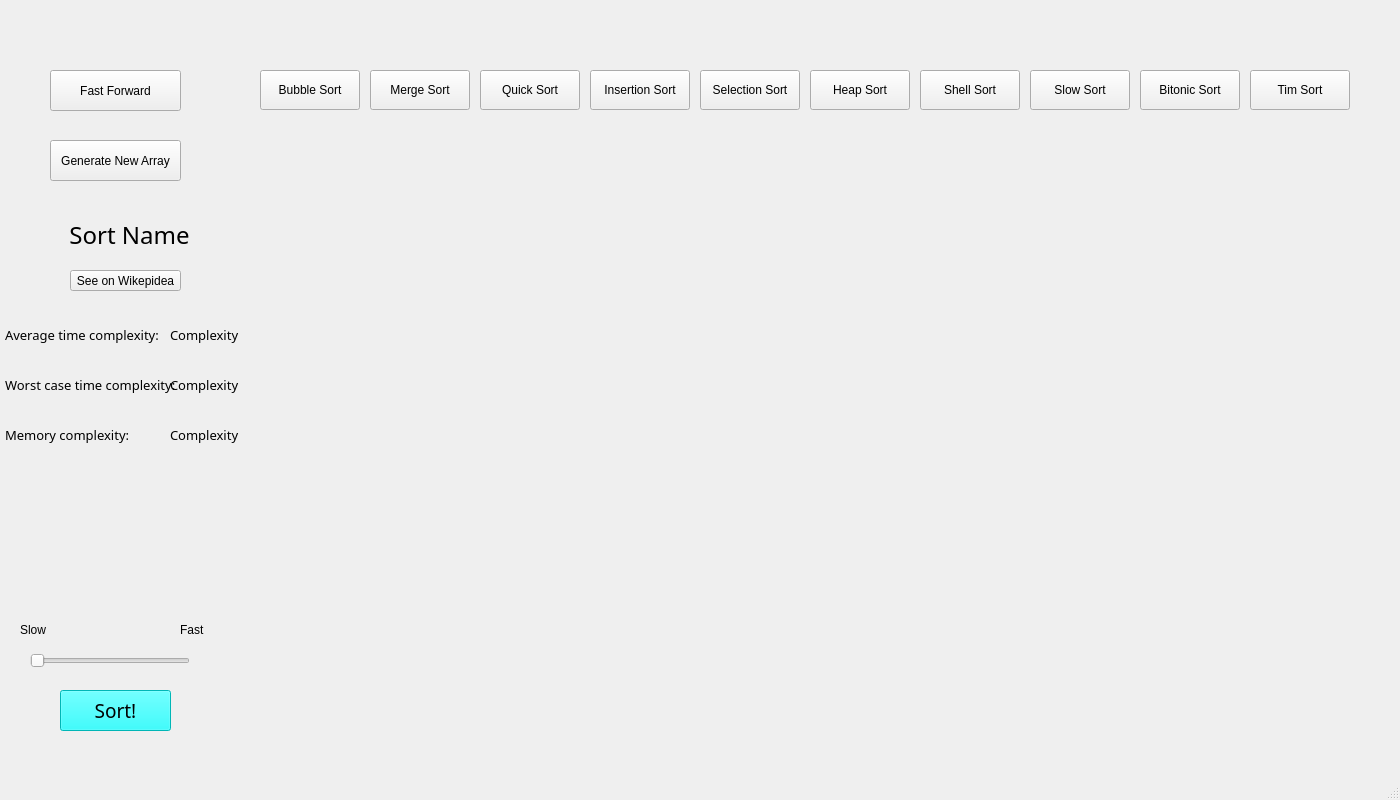
<?xml version="1.0" encoding="UTF-8"?>
<ui version="4.0">
 <class>MainWindow</class>
 <widget class="QMainWindow" name="MainWindow">
  <property name="geometry">
   <rect>
    <x>0</x>
    <y>0</y>
    <width>1400</width>
    <height>800</height>
   </rect>
  </property>
  <property name="windowTitle">
   <string>Sort Visualizer</string>
  </property>
  <widget class="QWidget" name="centralwidget">
   <widget class="QWidget" name="wLay" native="true">
    <property name="geometry">
     <rect>
      <x>260</x>
      <y>140</y>
      <width>1121</width>
      <height>609</height>
     </rect>
    </property>
   </widget>
   <widget class="QPushButton" name="newArrButton">
    <property name="geometry">
     <rect>
      <x>50</x>
      <y>140</y>
      <width>131</width>
      <height>41</height>
     </rect>
    </property>
    <property name="text">
     <string>Generate New Array</string>
    </property>
   </widget>
   <widget class="QPushButton" name="BubbleSort">
    <property name="geometry">
     <rect>
      <x>260</x>
      <y>70</y>
      <width>100</width>
      <height>40</height>
     </rect>
    </property>
    <property name="text">
     <string>Bubble Sort</string>
    </property>
   </widget>
   <widget class="QPushButton" name="MergeSort">
    <property name="geometry">
     <rect>
      <x>370</x>
      <y>70</y>
      <width>100</width>
      <height>40</height>
     </rect>
    </property>
    <property name="text">
     <string>Merge Sort</string>
    </property>
   </widget>
   <widget class="QPushButton" name="QuickSort">
    <property name="geometry">
     <rect>
      <x>480</x>
      <y>70</y>
      <width>100</width>
      <height>40</height>
     </rect>
    </property>
    <property name="text">
     <string>Quick Sort</string>
    </property>
   </widget>
   <widget class="QPushButton" name="InsertionSort">
    <property name="geometry">
     <rect>
      <x>590</x>
      <y>70</y>
      <width>100</width>
      <height>40</height>
     </rect>
    </property>
    <property name="text">
     <string>Insertion Sort</string>
    </property>
   </widget>
   <widget class="QPushButton" name="SelectionSort">
    <property name="geometry">
     <rect>
      <x>700</x>
      <y>70</y>
      <width>100</width>
      <height>40</height>
     </rect>
    </property>
    <property name="text">
     <string>Selection Sort</string>
    </property>
   </widget>
   <widget class="QLabel" name="SortName">
    <property name="geometry">
     <rect>
      <x>39</x>
      <y>210</y>
      <width>181</width>
      <height>50</height>
     </rect>
    </property>
    <property name="font">
     <font>
      <family>Malgun Gothic Semilight</family>
      <pointsize>18</pointsize>
      <weight>50</weight>
      <bold>false</bold>
     </font>
    </property>
    <property name="text">
     <string>Sort Name</string>
    </property>
    <property name="alignment">
     <set>Qt::AlignCenter</set>
    </property>
   </widget>
   <widget class="QPushButton" name="Sort">
    <property name="geometry">
     <rect>
      <x>60</x>
      <y>690</y>
      <width>111</width>
      <height>41</height>
     </rect>
    </property>
    <property name="palette">
     <palette>
      <active>
       <colorrole role="WindowText">
        <brush brushstyle="SolidPattern">
         <color alpha="255">
          <red>0</red>
          <green>0</green>
          <blue>0</blue>
         </color>
        </brush>
       </colorrole>
       <colorrole role="Button">
        <brush brushstyle="SolidPattern">
         <color alpha="255">
          <red>0</red>
          <green>255</green>
          <blue>255</blue>
         </color>
        </brush>
       </colorrole>
       <colorrole role="Light">
        <brush brushstyle="SolidPattern">
         <color alpha="255">
          <red>0</red>
          <green>255</green>
          <blue>255</blue>
         </color>
        </brush>
       </colorrole>
       <colorrole role="Midlight">
        <brush brushstyle="SolidPattern">
         <color alpha="255">
          <red>0</red>
          <green>255</green>
          <blue>255</blue>
         </color>
        </brush>
       </colorrole>
       <colorrole role="Dark">
        <brush brushstyle="SolidPattern">
         <color alpha="255">
          <red>0</red>
          <green>255</green>
          <blue>255</blue>
         </color>
        </brush>
       </colorrole>
       <colorrole role="Mid">
        <brush brushstyle="SolidPattern">
         <color alpha="255">
          <red>0</red>
          <green>255</green>
          <blue>255</blue>
         </color>
        </brush>
       </colorrole>
       <colorrole role="Text">
        <brush brushstyle="SolidPattern">
         <color alpha="255">
          <red>0</red>
          <green>0</green>
          <blue>0</blue>
         </color>
        </brush>
       </colorrole>
       <colorrole role="BrightText">
        <brush brushstyle="SolidPattern">
         <color alpha="255">
          <red>0</red>
          <green>255</green>
          <blue>255</blue>
         </color>
        </brush>
       </colorrole>
       <colorrole role="ButtonText">
        <brush brushstyle="SolidPattern">
         <color alpha="255">
          <red>0</red>
          <green>0</green>
          <blue>0</blue>
         </color>
        </brush>
       </colorrole>
       <colorrole role="Base">
        <brush brushstyle="SolidPattern">
         <color alpha="255">
          <red>0</red>
          <green>255</green>
          <blue>255</blue>
         </color>
        </brush>
       </colorrole>
       <colorrole role="Window">
        <brush brushstyle="SolidPattern">
         <color alpha="255">
          <red>0</red>
          <green>255</green>
          <blue>255</blue>
         </color>
        </brush>
       </colorrole>
       <colorrole role="Shadow">
        <brush brushstyle="SolidPattern">
         <color alpha="255">
          <red>0</red>
          <green>255</green>
          <blue>255</blue>
         </color>
        </brush>
       </colorrole>
       <colorrole role="AlternateBase">
        <brush brushstyle="SolidPattern">
         <color alpha="255">
          <red>0</red>
          <green>255</green>
          <blue>255</blue>
         </color>
        </brush>
       </colorrole>
       <colorrole role="ToolTipBase">
        <brush brushstyle="SolidPattern">
         <color alpha="255">
          <red>0</red>
          <green>255</green>
          <blue>255</blue>
         </color>
        </brush>
       </colorrole>
       <colorrole role="PlaceholderText">
        <brush brushstyle="SolidPattern">
         <color alpha="128">
          <red>0</red>
          <green>0</green>
          <blue>0</blue>
         </color>
        </brush>
       </colorrole>
      </active>
      <inactive>
       <colorrole role="WindowText">
        <brush brushstyle="SolidPattern">
         <color alpha="255">
          <red>0</red>
          <green>0</green>
          <blue>0</blue>
         </color>
        </brush>
       </colorrole>
       <colorrole role="Button">
        <brush brushstyle="SolidPattern">
         <color alpha="255">
          <red>0</red>
          <green>255</green>
          <blue>255</blue>
         </color>
        </brush>
       </colorrole>
       <colorrole role="Light">
        <brush brushstyle="SolidPattern">
         <color alpha="255">
          <red>0</red>
          <green>255</green>
          <blue>255</blue>
         </color>
        </brush>
       </colorrole>
       <colorrole role="Midlight">
        <brush brushstyle="SolidPattern">
         <color alpha="255">
          <red>0</red>
          <green>255</green>
          <blue>255</blue>
         </color>
        </brush>
       </colorrole>
       <colorrole role="Dark">
        <brush brushstyle="SolidPattern">
         <color alpha="255">
          <red>0</red>
          <green>255</green>
          <blue>255</blue>
         </color>
        </brush>
       </colorrole>
       <colorrole role="Mid">
        <brush brushstyle="SolidPattern">
         <color alpha="255">
          <red>0</red>
          <green>255</green>
          <blue>255</blue>
         </color>
        </brush>
       </colorrole>
       <colorrole role="Text">
        <brush brushstyle="SolidPattern">
         <color alpha="255">
          <red>0</red>
          <green>0</green>
          <blue>0</blue>
         </color>
        </brush>
       </colorrole>
       <colorrole role="BrightText">
        <brush brushstyle="SolidPattern">
         <color alpha="255">
          <red>0</red>
          <green>255</green>
          <blue>255</blue>
         </color>
        </brush>
       </colorrole>
       <colorrole role="ButtonText">
        <brush brushstyle="SolidPattern">
         <color alpha="255">
          <red>0</red>
          <green>0</green>
          <blue>0</blue>
         </color>
        </brush>
       </colorrole>
       <colorrole role="Base">
        <brush brushstyle="SolidPattern">
         <color alpha="255">
          <red>0</red>
          <green>255</green>
          <blue>255</blue>
         </color>
        </brush>
       </colorrole>
       <colorrole role="Window">
        <brush brushstyle="SolidPattern">
         <color alpha="255">
          <red>0</red>
          <green>255</green>
          <blue>255</blue>
         </color>
        </brush>
       </colorrole>
       <colorrole role="Shadow">
        <brush brushstyle="SolidPattern">
         <color alpha="255">
          <red>0</red>
          <green>255</green>
          <blue>255</blue>
         </color>
        </brush>
       </colorrole>
       <colorrole role="AlternateBase">
        <brush brushstyle="SolidPattern">
         <color alpha="255">
          <red>0</red>
          <green>255</green>
          <blue>255</blue>
         </color>
        </brush>
       </colorrole>
       <colorrole role="ToolTipBase">
        <brush brushstyle="SolidPattern">
         <color alpha="255">
          <red>0</red>
          <green>255</green>
          <blue>255</blue>
         </color>
        </brush>
       </colorrole>
       <colorrole role="PlaceholderText">
        <brush brushstyle="SolidPattern">
         <color alpha="128">
          <red>0</red>
          <green>0</green>
          <blue>0</blue>
         </color>
        </brush>
       </colorrole>
      </inactive>
      <disabled>
       <colorrole role="WindowText">
        <brush brushstyle="SolidPattern">
         <color alpha="255">
          <red>0</red>
          <green>255</green>
          <blue>255</blue>
         </color>
        </brush>
       </colorrole>
       <colorrole role="Button">
        <brush brushstyle="SolidPattern">
         <color alpha="255">
          <red>0</red>
          <green>255</green>
          <blue>255</blue>
         </color>
        </brush>
       </colorrole>
       <colorrole role="Light">
        <brush brushstyle="SolidPattern">
         <color alpha="255">
          <red>0</red>
          <green>255</green>
          <blue>255</blue>
         </color>
        </brush>
       </colorrole>
       <colorrole role="Midlight">
        <brush brushstyle="SolidPattern">
         <color alpha="255">
          <red>0</red>
          <green>255</green>
          <blue>255</blue>
         </color>
        </brush>
       </colorrole>
       <colorrole role="Dark">
        <brush brushstyle="SolidPattern">
         <color alpha="255">
          <red>0</red>
          <green>255</green>
          <blue>255</blue>
         </color>
        </brush>
       </colorrole>
       <colorrole role="Mid">
        <brush brushstyle="SolidPattern">
         <color alpha="255">
          <red>0</red>
          <green>255</green>
          <blue>255</blue>
         </color>
        </brush>
       </colorrole>
       <colorrole role="Text">
        <brush brushstyle="SolidPattern">
         <color alpha="255">
          <red>0</red>
          <green>255</green>
          <blue>255</blue>
         </color>
        </brush>
       </colorrole>
       <colorrole role="BrightText">
        <brush brushstyle="SolidPattern">
         <color alpha="255">
          <red>0</red>
          <green>255</green>
          <blue>255</blue>
         </color>
        </brush>
       </colorrole>
       <colorrole role="ButtonText">
        <brush brushstyle="SolidPattern">
         <color alpha="255">
          <red>0</red>
          <green>255</green>
          <blue>255</blue>
         </color>
        </brush>
       </colorrole>
       <colorrole role="Base">
        <brush brushstyle="SolidPattern">
         <color alpha="255">
          <red>0</red>
          <green>255</green>
          <blue>255</blue>
         </color>
        </brush>
       </colorrole>
       <colorrole role="Window">
        <brush brushstyle="SolidPattern">
         <color alpha="255">
          <red>0</red>
          <green>255</green>
          <blue>255</blue>
         </color>
        </brush>
       </colorrole>
       <colorrole role="Shadow">
        <brush brushstyle="SolidPattern">
         <color alpha="255">
          <red>0</red>
          <green>255</green>
          <blue>255</blue>
         </color>
        </brush>
       </colorrole>
       <colorrole role="AlternateBase">
        <brush brushstyle="SolidPattern">
         <color alpha="255">
          <red>0</red>
          <green>255</green>
          <blue>255</blue>
         </color>
        </brush>
       </colorrole>
       <colorrole role="ToolTipBase">
        <brush brushstyle="SolidPattern">
         <color alpha="255">
          <red>0</red>
          <green>255</green>
          <blue>255</blue>
         </color>
        </brush>
       </colorrole>
       <colorrole role="PlaceholderText">
        <brush brushstyle="SolidPattern">
         <color alpha="128">
          <red>0</red>
          <green>0</green>
          <blue>0</blue>
         </color>
        </brush>
       </colorrole>
      </disabled>
     </palette>
    </property>
    <property name="font">
     <font>
      <family>Malgun Gothic Semilight</family>
      <pointsize>14</pointsize>
      <weight>50</weight>
      <bold>false</bold>
      <stylestrategy>PreferAntialias</stylestrategy>
     </font>
    </property>
    <property name="cursor">
     <cursorShape>ClosedHandCursor</cursorShape>
    </property>
    <property name="text">
     <string>Sort!</string>
    </property>
   </widget>
   <widget class="QSlider" name="SpeedSlider">
    <property name="geometry">
     <rect>
      <x>30</x>
      <y>650</y>
      <width>160</width>
      <height>22</height>
     </rect>
    </property>
    <property name="orientation">
     <enum>Qt::Horizontal</enum>
    </property>
   </widget>
   <widget class="QLabel" name="Slow">
    <property name="geometry">
     <rect>
      <x>20</x>
      <y>620</y>
      <width>47</width>
      <height>20</height>
     </rect>
    </property>
    <property name="text">
     <string>Slow</string>
    </property>
   </widget>
   <widget class="QLabel" name="Fast">
    <property name="geometry">
     <rect>
      <x>180</x>
      <y>620</y>
      <width>47</width>
      <height>20</height>
     </rect>
    </property>
    <property name="text">
     <string>Fast</string>
    </property>
   </widget>
   <widget class="QLabel" name="ComplexityLabel">
    <property name="geometry">
     <rect>
      <x>5</x>
      <y>310</y>
      <width>170</width>
      <height>50</height>
     </rect>
    </property>
    <property name="font">
     <font>
      <family>Malgun Gothic Semilight</family>
      <pointsize>10</pointsize>
      <weight>50</weight>
      <bold>false</bold>
     </font>
    </property>
    <property name="text">
     <string>Average time complexity: </string>
    </property>
   </widget>
   <widget class="QLabel" name="ComplexityValue">
    <property name="geometry">
     <rect>
      <x>170</x>
      <y>310</y>
      <width>91</width>
      <height>50</height>
     </rect>
    </property>
    <property name="font">
     <font>
      <family>Malgun Gothic Semilight</family>
      <pointsize>10</pointsize>
      <weight>50</weight>
      <bold>false</bold>
     </font>
    </property>
    <property name="text">
     <string>Complexity </string>
    </property>
   </widget>
   <widget class="QLabel" name="WorstComplexityLabel">
    <property name="geometry">
     <rect>
      <x>5</x>
      <y>360</y>
      <width>170</width>
      <height>50</height>
     </rect>
    </property>
    <property name="font">
     <font>
      <family>Malgun Gothic Semilight</family>
      <pointsize>10</pointsize>
      <weight>50</weight>
      <bold>false</bold>
     </font>
    </property>
    <property name="text">
     <string>Worst case time complexity: </string>
    </property>
   </widget>
   <widget class="QLabel" name="WorstComplexityValue">
    <property name="geometry">
     <rect>
      <x>170</x>
      <y>360</y>
      <width>91</width>
      <height>50</height>
     </rect>
    </property>
    <property name="font">
     <font>
      <family>Malgun Gothic Semilight</family>
      <pointsize>10</pointsize>
      <weight>50</weight>
      <bold>false</bold>
     </font>
    </property>
    <property name="text">
     <string>Complexity </string>
    </property>
   </widget>
   <widget class="QLabel" name="MemoryComplexityLabel">
    <property name="geometry">
     <rect>
      <x>5</x>
      <y>410</y>
      <width>170</width>
      <height>50</height>
     </rect>
    </property>
    <property name="font">
     <font>
      <family>Malgun Gothic Semilight</family>
      <pointsize>10</pointsize>
      <weight>50</weight>
      <bold>false</bold>
     </font>
    </property>
    <property name="text">
     <string>Memory complexity: </string>
    </property>
   </widget>
   <widget class="QLabel" name="MemoryComplexityValue">
    <property name="geometry">
     <rect>
      <x>170</x>
      <y>410</y>
      <width>91</width>
      <height>50</height>
     </rect>
    </property>
    <property name="font">
     <font>
      <family>Malgun Gothic Semilight</family>
      <pointsize>10</pointsize>
      <weight>50</weight>
      <bold>false</bold>
     </font>
    </property>
    <property name="text">
     <string>Complexity </string>
    </property>
   </widget>
   <widget class="QPushButton" name="FFButton">
    <property name="geometry">
     <rect>
      <x>50</x>
      <y>70</y>
      <width>131</width>
      <height>41</height>
     </rect>
    </property>
    <property name="text">
     <string>Fast Forward</string>
    </property>
   </widget>
   <widget class="QPushButton" name="WikipediaButton">
    <property name="geometry">
     <rect>
      <x>70</x>
      <y>270</y>
      <width>111</width>
      <height>21</height>
     </rect>
    </property>
    <property name="text">
     <string>See on Wikepidea</string>
    </property>
   </widget>
   <widget class="QPushButton" name="HeapSort">
    <property name="geometry">
     <rect>
      <x>810</x>
      <y>70</y>
      <width>100</width>
      <height>40</height>
     </rect>
    </property>
    <property name="text">
     <string>Heap Sort</string>
    </property>
   </widget>
   <widget class="QPushButton" name="ShellSort">
    <property name="geometry">
     <rect>
      <x>920</x>
      <y>70</y>
      <width>100</width>
      <height>40</height>
     </rect>
    </property>
    <property name="text">
     <string>Shell Sort</string>
    </property>
   </widget>
   <widget class="QPushButton" name="SlowSort">
    <property name="geometry">
     <rect>
      <x>1030</x>
      <y>70</y>
      <width>100</width>
      <height>40</height>
     </rect>
    </property>
    <property name="text">
     <string>Slow Sort</string>
    </property>
   </widget>
   <widget class="QPushButton" name="BitonicSort">
    <property name="geometry">
     <rect>
      <x>1140</x>
      <y>70</y>
      <width>100</width>
      <height>40</height>
     </rect>
    </property>
    <property name="text">
     <string>Bitonic Sort</string>
    </property>
   </widget>
   <widget class="QPushButton" name="TimSort">
    <property name="geometry">
     <rect>
      <x>1250</x>
      <y>70</y>
      <width>100</width>
      <height>40</height>
     </rect>
    </property>
    <property name="text">
     <string>Tim Sort</string>
    </property>
   </widget>
  </widget>
  <widget class="QMenuBar" name="menubar">
   <property name="geometry">
    <rect>
     <x>0</x>
     <y>0</y>
     <width>1400</width>
     <height>21</height>
    </rect>
   </property>
  </widget>
  <widget class="QStatusBar" name="statusbar"/>
 </widget>
 <resources/>
 <connections/>
</ui>
